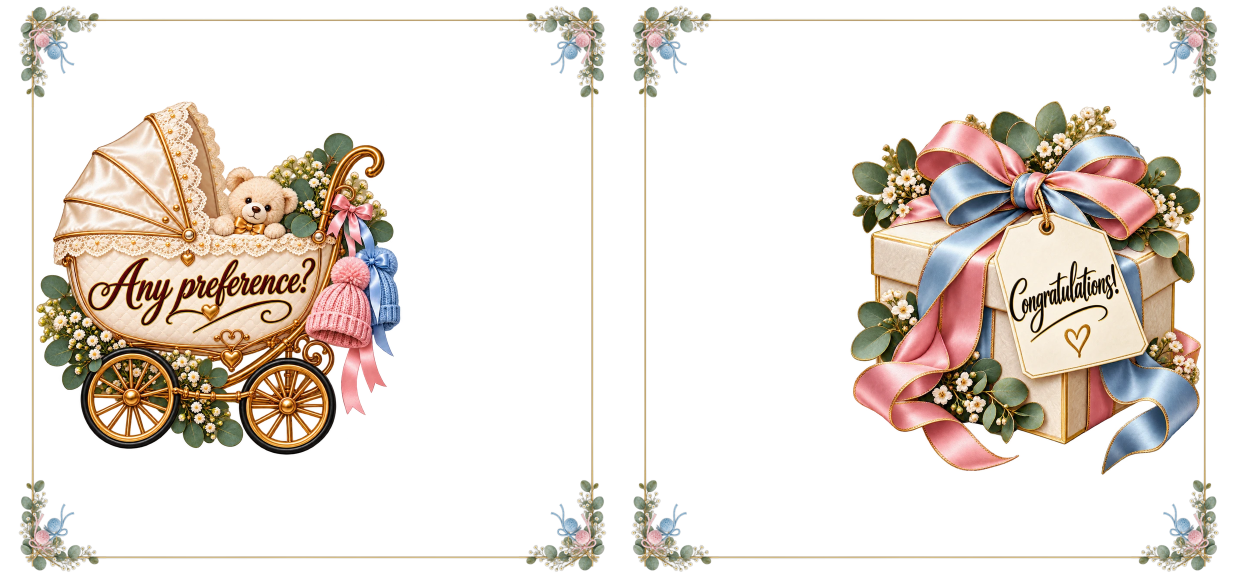
#> input picture art/surprise/congratulations-two-print.png, 2475 x 1155 px, found by its file name (shown at 1/2 size); its folder holds 4 pictures in this run
$ python reveal-jpgs.py
#> lines starting #> are read from the running program, lines starting #| are printed output that depends on the picture
# THE HEAT REVEAL'S PICTURES (Alyx, 29 Sep 2026: the first play "will just sit
# there for 30 seconds"). The 3D mug's reveal waited on the full print, a
# 2475 x 1155 PNG of two to three and a half megabytes. It loads this instead:
# the right-handed print at two thirds size as a JPEG, about a quarter of a
# megabyte, plenty for a mug a few hundred pixels across on screen.
#   reveal-jpgs.py [name ...]   (no names: every art/surprise/*-print.png)
# Run it for every new design, after its -print.png is made. A left-handed
# print (-print-left.png) gets its own, reveal/<name>-left.jpg: the design
# panel's mug shows the hand chosen.
import glob, os, sys
from PIL import Image
names = sys.argv[1:] or [os.path.basename(p)[:-len('-print.png')] for p in sorted(glob.glob('art/surprise/*-print.png'))]
os.makedirs('art/surprise/reveal', exist_ok=True)
for n in names:
    for src, out in ((f'art/surprise/{n}-print.png', f'art/surprise/reveal/{n}.jpg'),
                     (f'art/surprise/{n}-print-left.png', f'art/surprise/reveal/{n}-left.jpg')):
        if not os.path.exists(src): continue
        Image.open(src).convert('RGB').resize((1650, 770), Image.LANCZOS).save(out, quality=86, optimize=True, progressive=True)
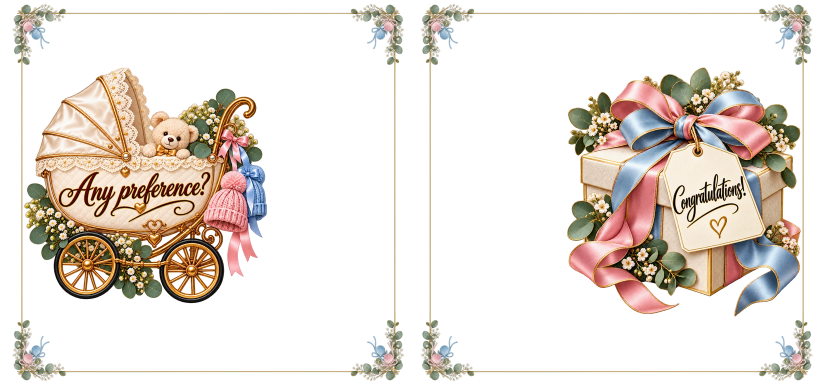
#> saved as congratulations-two.jpg: PIL image 1650x770 RGB (shown at 1/2 size); mean R, G, B 231.3, 223.4, 216.4
        print(f'{out}: {os.path.getsize(out) // 1024} KB')
#> pass 2 of the loop `for n in names:`:
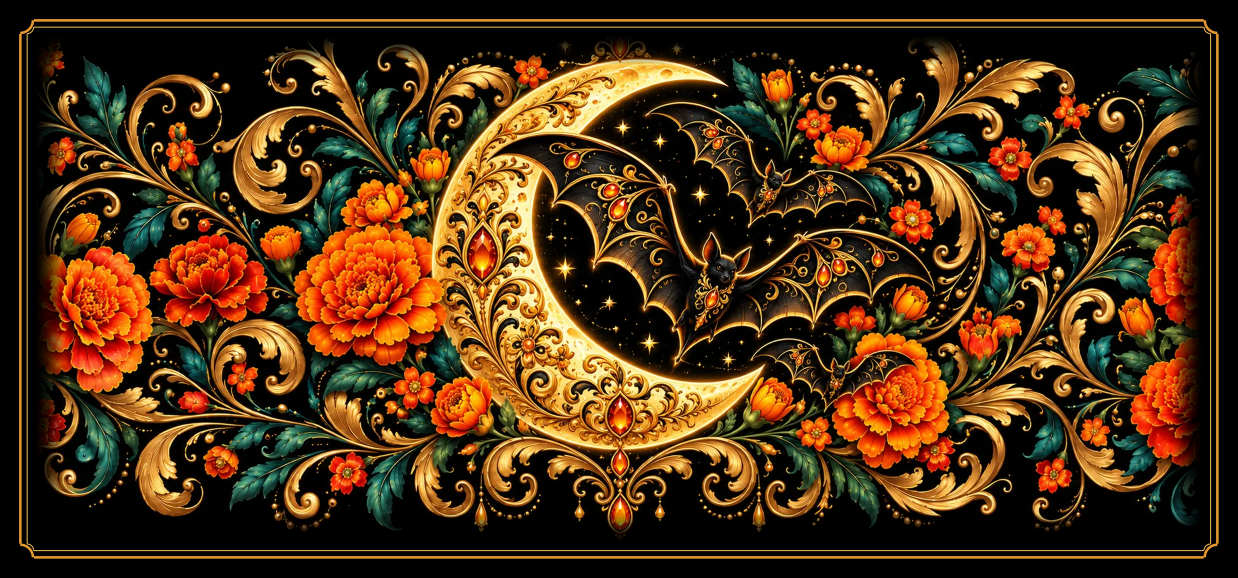
#> input picture art/surprise/halloween-marigold-moon-bats-print.png, 2475 x 1155 px, found by its file name (shown at 1/2 size)
#> `Image.open(src).convert('RGB').resize((1650, 770), Image.LANCZOS).save..`:
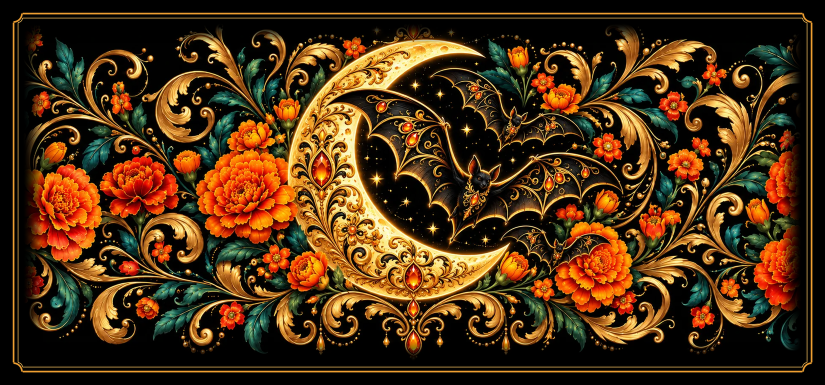
#> saved as halloween-marigold-moon-bats.jpg: PIL image 1650x770 RGB (shown at 1/2 size); mean R, G, B 78.3, 49.3, 20.3
#> pass 3 of the loop `for n in names:`:
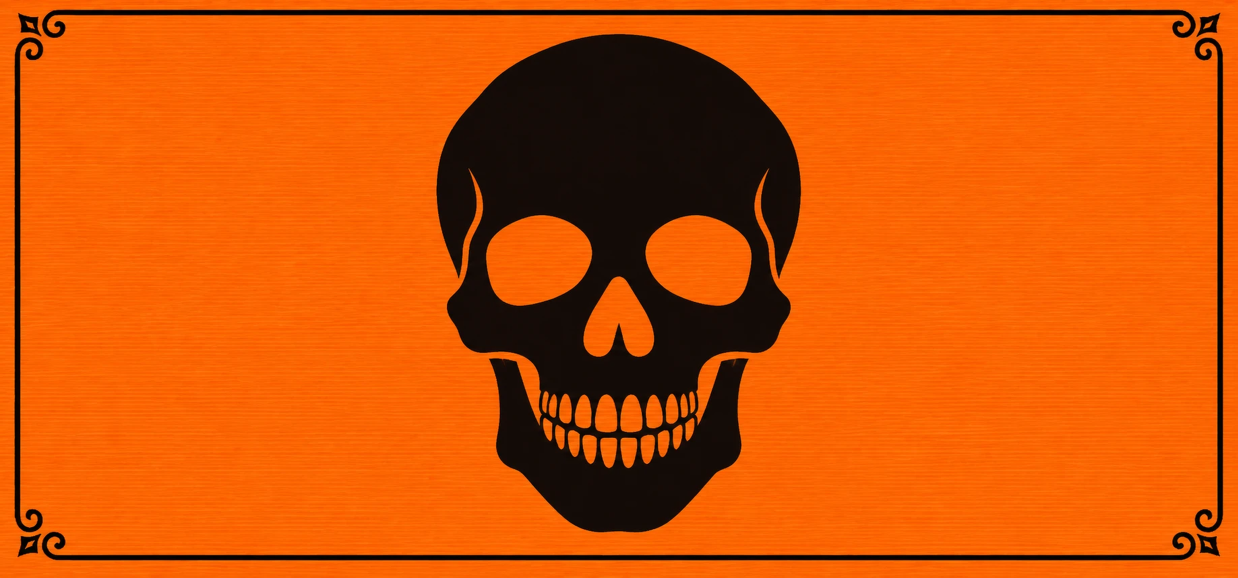
#> input picture art/surprise/halloween-silhouette-skull-print.png, 2475 x 1155 px, found by its file name (shown at 1/2 size)
#> `Image.open(src).convert('RGB').resize((1650, 770), Image.LANCZOS).save..`:
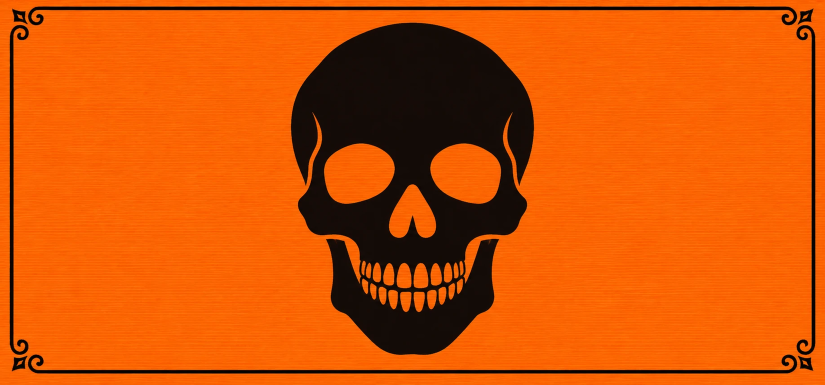
#> saved as halloween-silhouette-skull.jpg: PIL image 1650x770 RGB (shown at 1/2 size); mean R, G, B 209.1, 84.5, 4.1
#> the loop made 4 passes; the first 3 are shown
